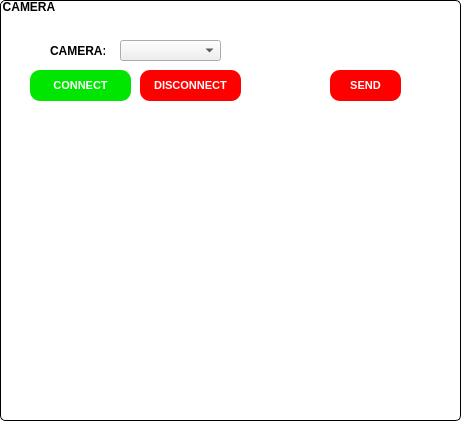
     <widget class="QGroupBox" name="groupBox_17">
      <property name="geometry">
       <rect>
        <x>490</x>
        <y>350</y>
        <width>461</width>
        <height>421</height>
       </rect>
      </property>
      <property name="font">
       <font>
        <pointsize>9</pointsize>
        <weight>75</weight>
        <bold>true</bold>
       </font>
      </property>
      <property name="styleSheet">
       <string notr="true">QGroupBox::title {
    /* Khắc phục lỗi cú pháp: Màu chữ đen */
    color: rgb(0, 0, 0); 
    
    /* ĐẶT NỀN TIÊU ĐỀ TRONG SUỐT */
    background-color: transparent; 
    
    /* Các thuộc tính cần thiết để tiêu đề hiển thị đúng */
    subcontrol-origin: margin;
    subcontrol-position: top left; /* Vị trí tiêu đề (ví dụ: ở giữa trên) */
    padding: 0 1px; /* Đệm xung quanh chữ tiêu đề */
    font-weight: bold;
}

QGroupBox {
    /* Thiết lập khung GroupBox */
    border: 1px solid black;
    border-radius: 5px;
    margin-top: 1.3em; /* Rất quan trọng để chừa chỗ cho tiêu đề */
    background-color: white; /* Màu nền của GroupBox */
    padding: 5px; /* Thêm padding cho nội dung bên trong */
}</string>
      </property>
      <property name="title">
       <string>CAMERA</string>
      </property>
      <widget class="QComboBox" name="cbCam">
       <property name="geometry">
        <rect>
         <x>120</x>
         <y>40</y>
         <width>101</width>
         <height>21</height>
        </rect>
       </property>
      </widget>
      <widget class="QPushButton" name="pbCC">
       <property name="geometry">
        <rect>
         <x>30</x>
         <y>70</y>
         <width>101</width>
         <height>31</height>
        </rect>
       </property>
       <property name="styleSheet">
        <string notr="true">QPushButton {
    /* Trạng thái mặc định */
    background-color: #00E600; /* Màu xanh lá cơ bản */
    color: white;
    border: none;
    padding: 4px 8px;
    border-radius: 10px;
    font-size: 11px;
    font-weight: bold;
    transition: background-color 0.3s ease; /* (Gợi ý: Dùng trong PySide/PyQt, có thể không thấy hiệu ứng trong Designer) */
}

QPushButton:hover {
    /* Khi di chuột qua (mouse hover) */
    background-color: #006600; /* Màu xanh dương đậm hơn */
    border: 2px solid #004085;
    cursor: pointer; /* Thay đổi con trỏ chuột (có thể không hoạt động trong Designer) */
}

QPushButton:pressed {
    /* Khi nút được nhấn xuống (mouse button pressed) */
    background-color: #006600; /* Màu xanh đậm nhất */
    padding-top: 14px; /* Tạo hiệu ứng &quot;nhấn xuống&quot; bằng cách thay đổi đệm */
    padding-bottom: 10px;
}

QPushButton:disabled {
    /* Khi nút bị vô hiệu hóa (disable) */
    background-color: #cccccc;
    color: #666666;
    border: 1px solid #999999;
}</string>
       </property>
       <property name="text">
        <string>CONNECT</string>
       </property>
      </widget>
      <widget class="QPushButton" name="pbDC">
       <property name="geometry">
        <rect>
         <x>140</x>
         <y>70</y>
         <width>101</width>
         <height>31</height>
        </rect>
       </property>
       <property name="autoFillBackground">
        <bool>false</bool>
       </property>
       <property name="styleSheet">
        <string notr="true">QPushButton {
    /* Trạng thái mặc định */
    background-color: #FF0000; /* Màu xanh dương cơ bản */
    color: white;
    border: none;
        padding: 4px 8px;
    border-radius: 10px;
    font-size: 11px;
    font-weight: bold;
    transition: background-color 0.3s ease; /* (Gợi ý: Dùng trong PySide/PyQt, có thể không thấy hiệu ứng trong Designer) */
}

QPushButton:hover {
    /* Khi di chuột qua (mouse hover) */
    background-color: #8B0000; /* Màu xanh dương đậm hơn */
    border: 2px solid #004085;
    cursor: pointer; /* Thay đổi con trỏ chuột (có thể không hoạt động trong Designer) */
}

QPushButton:pressed {
    /* Khi nút được nhấn xuống (mouse button pressed) */
    background-color: #004085; /* Màu xanh đậm nhất */
    padding-top: 14px; /* Tạo hiệu ứng &quot;nhấn xuống&quot; bằng cách thay đổi đệm */
    padding-bottom: 10px;
}

QPushButton:disabled {
    /* Khi nút bị vô hiệu hóa (disable) */
    background-color: #cccccc;
    color: #666666;
    border: 1px solid #999999;
}
</string>
       </property>
       <property name="text">
        <string>DISCONNECT</string>
       </property>
      </widget>
      <widget class="QLabel" name="label_13">
       <property name="geometry">
        <rect>
         <x>50</x>
         <y>35</y>
         <width>55</width>
         <height>31</height>
        </rect>
       </property>
       <property name="styleSheet">
        <string notr="true">QLabel {
    /* 1. Màu chữ (Color) */
    color: #c000000; /* Màu đỏ đô (Hex code) */
    
    /* 2. Cỡ chữ (Font Size) */
    font-size: 12px; /* Kích thước 20 pixels */
    
    /* 3. In đậm (Font Weight) */
    font-weight: bold; /* Làm chữ in đậm */
    
    /* Các tùy chỉnh phông chữ khác (tùy chọn) */
    font-family: &quot;Arial&quot;, sans-serif; /* Đặt kiểu font */
    
    /* Các tùy chỉnh nền (tùy chọn) */
    background-color: transparent; /* Nền trong suốt (mặc định) */
    /* background-color: #fcfcfc; */ /* Nếu muốn có nền màu */
    
    /* Các tùy chỉnh đường viền (tùy chọn) */
    /* border: 1px solid #c0392b; */
    /* border-radius: 4px; */
    /* padding: 5px; */
}</string>
       </property>
       <property name="text">
        <string>CAMERA:</string>
       </property>
      </widget>
      <widget class="QLabel" name="lblCam">
       <property name="geometry">
        <rect>
         <x>40</x>
         <y>130</y>
         <width>381</width>
         <height>261</height>
        </rect>
       </property>
       <property name="styleSheet">
        <string notr="true">border: none;

</string>
       </property>
       <property name="text">
        <string/>
       </property>
       <property name="scaledContents">
        <bool>true</bool>
       </property>
      </widget>
      <widget class="QPushButton" name="pbSENDxyz">
       <property name="geometry">
        <rect>
         <x>330</x>
         <y>70</y>
         <width>71</width>
         <height>31</height>
        </rect>
       </property>
       <property name="styleSheet">
        <string notr="true">QPushButton {
    /* Trạng thái mặc định */
    background-color: #FF0000; /* Màu xanh dương cơ bản */
    color: white;
    border: none;
        padding: 4px 8px;
    border-radius: 10px;
    font-size: 11px;
    font-weight: bold;
    transition: background-color 0.3s ease; /* (Gợi ý: Dùng trong PySide/PyQt, có thể không thấy hiệu ứng trong Designer) */
}

QPushButton:hover {
    /* Khi di chuột qua (mouse hover) */
    background-color: #8B0000; /* Màu xanh dương đậm hơn */
    border: 2px solid #004085;
    cursor: pointer; /* Thay đổi con trỏ chuột (có thể không hoạt động trong Designer) */
}

QPushButton:pressed {
    /* Khi nút được nhấn xuống (mouse button pressed) */
    background-color: #004085; /* Màu xanh đậm nhất */
    padding-top: 14px; /* Tạo hiệu ứng &quot;nhấn xuống&quot; bằng cách thay đổi đệm */
    padding-bottom: 10px;
}

QPushButton:disabled {
    /* Khi nút bị vô hiệu hóa (disable) */
    background-color: #cccccc;
    color: #666666;
    border: 1px solid #999999;
}
</string>
       </property>
       <property name="text">
        <string>SEND</string>
       </property>
      </widget>
     </widget>
